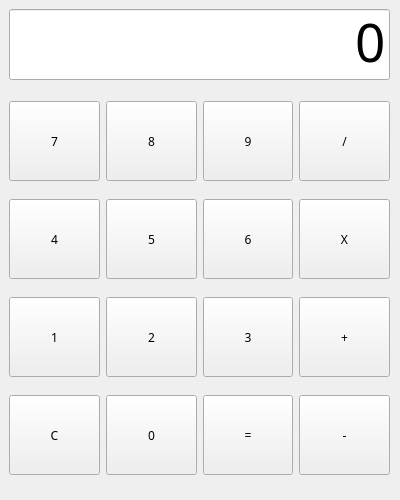
<?xml version="1.0" encoding="UTF-8"?>
<ui version="4.0">
 <class>Form</class>
 <widget class="QWidget" name="Form">
  <property name="geometry">
   <rect>
    <x>0</x>
    <y>0</y>
    <width>400</width>
    <height>500</height>
   </rect>
  </property>
  <property name="font">
   <font>
    <family>나눔고딕</family>
   </font>
  </property>
  <property name="windowTitle">
   <string>계산기</string>
  </property>
  <widget class="QWidget" name="verticalLayoutWidget">
   <property name="geometry">
    <rect>
     <x>9</x>
     <y>9</y>
     <width>381</width>
     <height>71</height>
    </rect>
   </property>
   <layout class="QVBoxLayout" name="verticalLayout">
    <item>
     <widget class="QLineEdit" name="txt_view">
      <property name="font">
       <font>
        <family>나눔고딕</family>
        <pointsize>40</pointsize>
       </font>
      </property>
      <property name="text">
       <string>0</string>
      </property>
      <property name="alignment">
       <set>Qt::AlignBottom|Qt::AlignRight|Qt::AlignTrailing</set>
      </property>
     </widget>
    </item>
   </layout>
  </widget>
  <widget class="QWidget" name="gridLayoutWidget">
   <property name="geometry">
    <rect>
     <x>9</x>
     <y>89</y>
     <width>381</width>
     <height>401</height>
    </rect>
   </property>
   <layout class="QGridLayout" name="gridLayout">
    <item row="1" column="3">
     <widget class="QPushButton" name="btn_multipy">
      <property name="minimumSize">
       <size>
        <width>0</width>
        <height>80</height>
       </size>
      </property>
      <property name="font">
       <font>
        <family>나눔고딕</family>
       </font>
      </property>
      <property name="text">
       <string>X</string>
      </property>
     </widget>
    </item>
    <item row="2" column="2">
     <widget class="QPushButton" name="btn_number3">
      <property name="minimumSize">
       <size>
        <width>0</width>
        <height>80</height>
       </size>
      </property>
      <property name="font">
       <font>
        <family>나눔고딕</family>
       </font>
      </property>
      <property name="text">
       <string>3</string>
      </property>
     </widget>
    </item>
    <item row="2" column="3">
     <widget class="QPushButton" name="btn_add">
      <property name="minimumSize">
       <size>
        <width>0</width>
        <height>80</height>
       </size>
      </property>
      <property name="font">
       <font>
        <family>나눔고딕</family>
       </font>
      </property>
      <property name="text">
       <string>+</string>
      </property>
     </widget>
    </item>
    <item row="1" column="0">
     <widget class="QPushButton" name="btn_number4">
      <property name="minimumSize">
       <size>
        <width>0</width>
        <height>80</height>
       </size>
      </property>
      <property name="font">
       <font>
        <family>나눔고딕</family>
       </font>
      </property>
      <property name="text">
       <string>4</string>
      </property>
     </widget>
    </item>
    <item row="0" column="1">
     <widget class="QPushButton" name="btn_number8">
      <property name="minimumSize">
       <size>
        <width>0</width>
        <height>80</height>
       </size>
      </property>
      <property name="font">
       <font>
        <family>나눔고딕</family>
       </font>
      </property>
      <property name="text">
       <string>8</string>
      </property>
     </widget>
    </item>
    <item row="0" column="2">
     <widget class="QPushButton" name="btn_number9">
      <property name="minimumSize">
       <size>
        <width>0</width>
        <height>80</height>
       </size>
      </property>
      <property name="font">
       <font>
        <family>나눔고딕</family>
       </font>
      </property>
      <property name="text">
       <string>9</string>
      </property>
     </widget>
    </item>
    <item row="2" column="0">
     <widget class="QPushButton" name="btn_number1">
      <property name="minimumSize">
       <size>
        <width>0</width>
        <height>80</height>
       </size>
      </property>
      <property name="font">
       <font>
        <family>나눔고딕</family>
       </font>
      </property>
      <property name="text">
       <string>1</string>
      </property>
     </widget>
    </item>
    <item row="0" column="3">
     <widget class="QPushButton" name="btn_divide">
      <property name="minimumSize">
       <size>
        <width>0</width>
        <height>80</height>
       </size>
      </property>
      <property name="font">
       <font>
        <family>나눔고딕</family>
       </font>
      </property>
      <property name="text">
       <string>/</string>
      </property>
     </widget>
    </item>
    <item row="1" column="2">
     <widget class="QPushButton" name="btn_number6">
      <property name="minimumSize">
       <size>
        <width>0</width>
        <height>80</height>
       </size>
      </property>
      <property name="font">
       <font>
        <family>나눔고딕</family>
       </font>
      </property>
      <property name="text">
       <string>6</string>
      </property>
     </widget>
    </item>
    <item row="3" column="0">
     <widget class="QPushButton" name="btn_C">
      <property name="minimumSize">
       <size>
        <width>0</width>
        <height>80</height>
       </size>
      </property>
      <property name="font">
       <font>
        <family>나눔고딕</family>
       </font>
      </property>
      <property name="text">
       <string>C</string>
      </property>
     </widget>
    </item>
    <item row="2" column="1">
     <widget class="QPushButton" name="btn_number2">
      <property name="minimumSize">
       <size>
        <width>0</width>
        <height>80</height>
       </size>
      </property>
      <property name="font">
       <font>
        <family>나눔고딕</family>
       </font>
      </property>
      <property name="text">
       <string>2</string>
      </property>
     </widget>
    </item>
    <item row="3" column="1">
     <widget class="QPushButton" name="btn_number0">
      <property name="minimumSize">
       <size>
        <width>0</width>
        <height>80</height>
       </size>
      </property>
      <property name="font">
       <font>
        <family>나눔고딕</family>
       </font>
      </property>
      <property name="text">
       <string>0</string>
      </property>
     </widget>
    </item>
    <item row="0" column="0">
     <widget class="QPushButton" name="btn_number7">
      <property name="minimumSize">
       <size>
        <width>0</width>
        <height>80</height>
       </size>
      </property>
      <property name="font">
       <font>
        <family>나눔고딕</family>
       </font>
      </property>
      <property name="text">
       <string>7</string>
      </property>
     </widget>
    </item>
    <item row="1" column="1">
     <widget class="QPushButton" name="btn_number5">
      <property name="minimumSize">
       <size>
        <width>0</width>
        <height>80</height>
       </size>
      </property>
      <property name="font">
       <font>
        <family>나눔고딕</family>
       </font>
      </property>
      <property name="text">
       <string>5</string>
      </property>
     </widget>
    </item>
    <item row="3" column="2">
     <widget class="QPushButton" name="btn_result">
      <property name="minimumSize">
       <size>
        <width>0</width>
        <height>80</height>
       </size>
      </property>
      <property name="font">
       <font>
        <family>나눔고딕</family>
       </font>
      </property>
      <property name="text">
       <string>=</string>
      </property>
     </widget>
    </item>
    <item row="3" column="3">
     <widget class="QPushButton" name="btn_minus">
      <property name="minimumSize">
       <size>
        <width>0</width>
        <height>80</height>
       </size>
      </property>
      <property name="font">
       <font>
        <family>나눔고딕</family>
       </font>
      </property>
      <property name="text">
       <string>-</string>
      </property>
     </widget>
    </item>
   </layout>
  </widget>
 </widget>
 <resources/>
 <connections/>
</ui>
